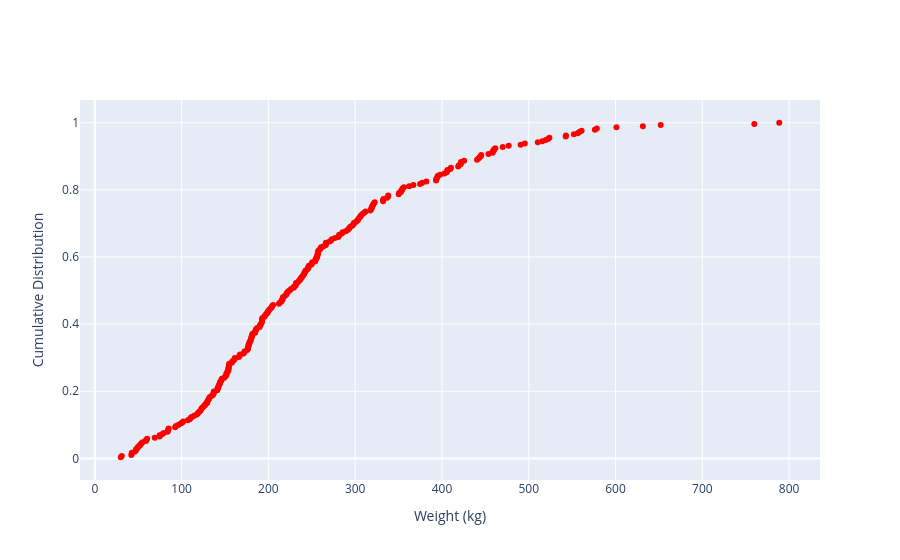

This figure's notebook cell:
### Markdown cell above
### Coupled Criterion

### Code cell
# Plot cumulative distribution of coupled criterion
cc = df["coupled_criterion"][~np.isnan(df["coupled_criterion"])]
sorted_cc = np.sort(cc)
cdf = np.arange(1, len(sorted_cc) + 1) / len(sorted_cc)

fig = go.Figure()
fig.add_trace(go.Scatter(x=sorted_cc, y=cdf, mode="markers", name="Coupled Criterion", marker=dict(color="red")))
fig.update_layout(xaxis_title="Weight (kg)", yaxis_title="Cumulative Distribution")
fig.show()

### Figure 1 — Plotly figure (JSON) as saved in the notebook; plotly's stock layout.template omitted (floating-point values rounded to 4 significant figures; data arrays with more than 128 entries replaced by an {"elided": "..."} marker saying what was removed)
{"data": [{"marker": {"color": "red"}, "mode": "markers", "name": "Coupled Criterion", "type": "scatter", "x": {"elided": "291 float values"}, "y": {"elided": "291 float values"}}], "layout": {"xaxis": {"title": {"text": "Weight (kg)"}}, "yaxis": {"title": {"text": "Cumulative Distribution"}}}}
